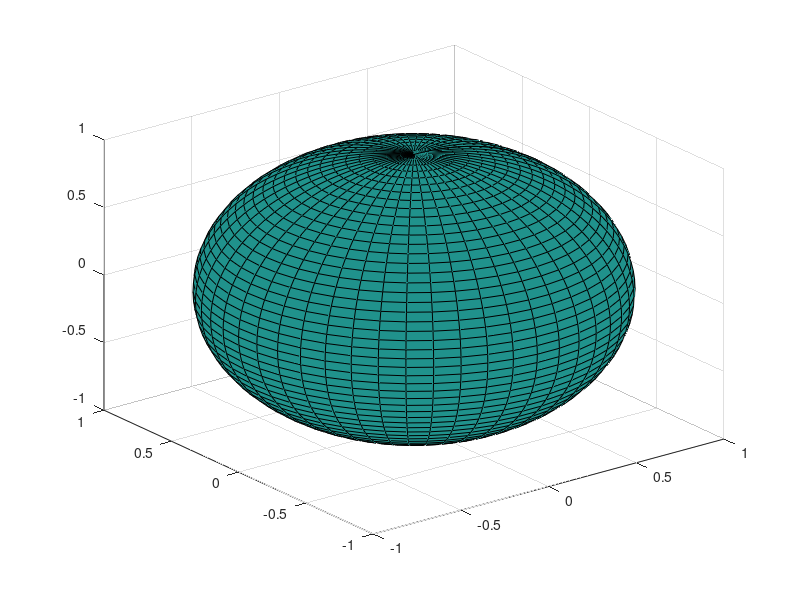

The MATLAB source for this figure:
% Set up parameters for Matlab movie
clear, clc, close all;

radius = 1;

% sets up the sphere that we will be doing the calculations based off of
[X,Y,Z] = sphere(50);
C = zeros(size(X));

% scales to the desired radius
X=X*radius;
Y=Y*radius;
Z=Z*radius;




surf(X,Y,Z,C)